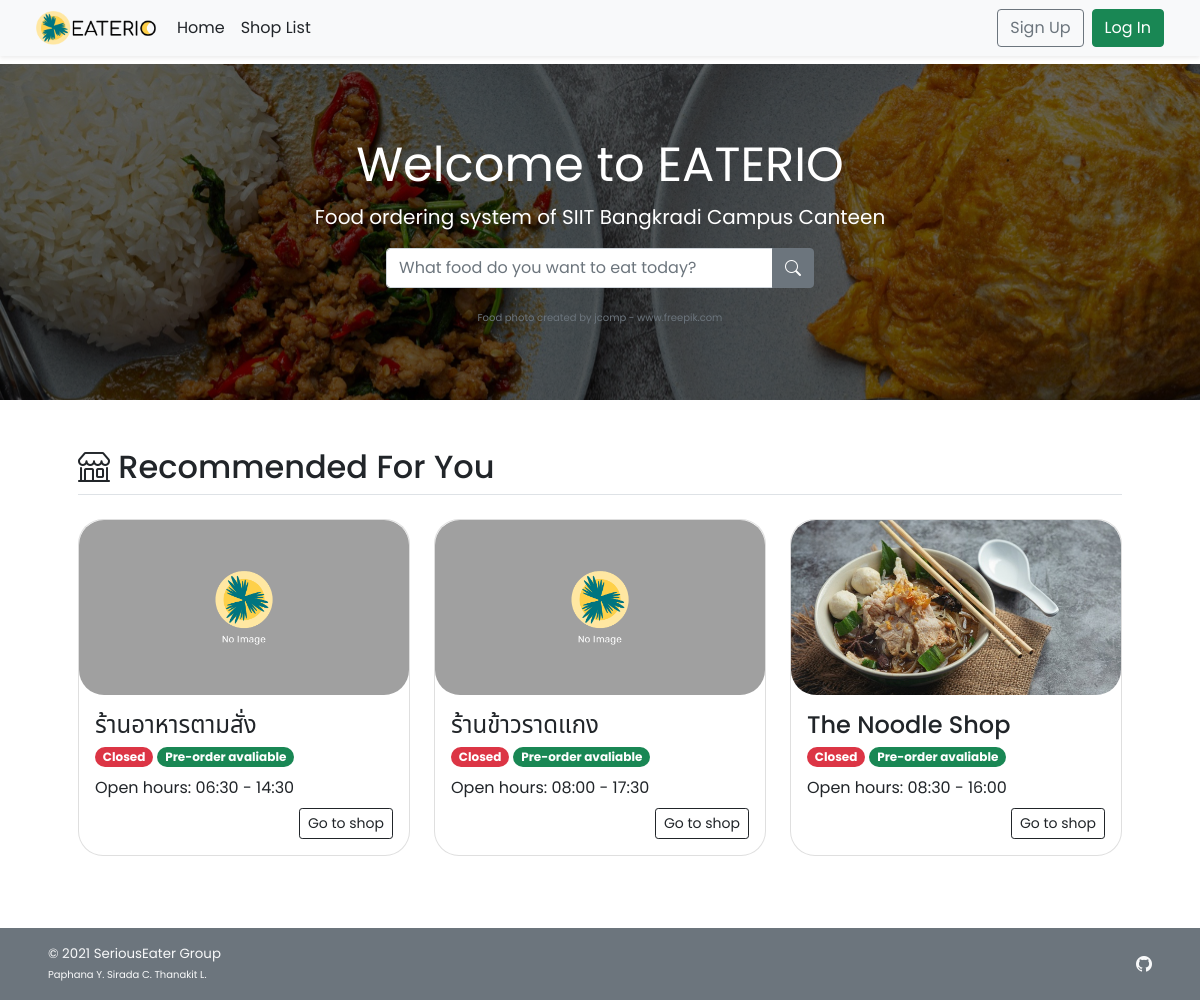
The page / on the database its author committed.
### tables this page shows
CREATE TABLE `shop` (
  `s_id` int(11) NOT NULL,
  `s_username` varchar(45) NOT NULL,
  `s_pwd` varchar(45) NOT NULL,
  `s_name` varchar(100) NOT NULL,
  `s_location` varchar(100) NOT NULL,
  `s_openhour` time NOT NULL,
  `s_closehour` time NOT NULL,
  `s_status` tinyint(4) NOT NULL DEFAULT 1 COMMENT 'Shop ready for taking an order or not (True for open, False for close)',
  `s_preorderStatus` tinyint(4) NOT NULL DEFAULT 1 COMMENT 'Shop is ready for tomorrow pre-order or not',
  `s_email` varchar(100) NOT NULL,
  `s_phoneno` varchar(45) NOT NULL,
  `s_pic` text DEFAULT NULL
);

### index.php (the view, shortened to what this page needs)
<!DOCTYPE html>
<html lang="en">
<head>
    <?php session_start(); include("conn_db.php"); include('head.php');?>
    <link href="css/main.css" rel="stylesheet">
</head>
<body class="d-flex flex-column h-100">
    <?php include('nav_header.php')?>
    <div class="position-relative d-flex overflow-hidden text-center text-white promo-banner-bg py-3">
        <div class="p-lg-2 mx-auto my-5">
            <h1 class="display-5 fw-normal">Welcome to EATERIO</h1>
            <p class="lead fw-normal">Food ordering system of SIIT Bangkradi Campus Canteen</p>
            <div name="search-box" class="d-flex justify-content-center">
                <form class="fw-normal w-75" method="GET" action="#">
                    <div class="input-group mb-3">
                        <input type="text" class="form-control" name="search-q"
                            placeholder="What food do you want to eat today?">
                        <button class="btn btn-secondary" type="submit" id="search-bt"><i
                                class="bi bi-search"></i></button>
                    </div>
                </form>
            </div>
            <span class="xsmall-font text-muted">Food photo created by jcomp - www.freepik.com</span>
        </div>
    </div>
    <div class="container p-5" id="recommended-shop">
        <h2 class="border-bottom pb-2"><i class="bi bi-shop align-top"></i> Recommended For You</h2>
        <div class="row row-cols-1 row-cols-lg-3 align-items-stretch g-4 py-3">
        <?php
            $query = "SELECT s_id,s_name,s_openhour,s_closehour,s_status,s_preorderstatus,s_pic FROM shop
            WHERE s_status = 1 OR s_preorderstatus = 1";
            $result = $mysqli -> query($query);
            while($row = $result -> fetch_array()){
        ?>
            <div class="col">
                <a href="<?php echo "shop_menu.php?s_id=".$row["s_id"]?>" class="text-decoration-none text-dark">
                    <div class="card rounded-25">
                        <img
                        <?php
                            if(is_null($row["s_pic"])){echo "src='img/default.png'";}
                            else{echo "src=\"img/{$row['s_pic']}\"";}
                        ?>
                        style="width:100%; height:175px; object-fit:cover;"
                        class="card-img-top rounded-25 img-fluid" alt="<?php echo $row["s_name"]?>">
                        <div class="card-body">
                            <h4 name="shop-name" class="card-title"><?php echo $row["s_name"]?></h4>
                            <p class="card-subtitle">
                                <?php
                                    $now = date('H:i:s');
                                    if((($now < $row["s_openhour"])||($now > $row["s_closehour"]))||($row["s_status"]==0)){
                                ?>
                                <span class="badge rounded-pill bg-danger">Closed</span>
                                <?php }else{ ?>
                                <span class="badge rounded-pill bg-success">Open</span>
                                <?php }
                                    if($row["s_preorderstatus"]==1){
                                ?>
                                <span class="badge rounded-pill bg-success">Pre-order avaliable</span>
                                <?php }else{ ?>
                                <span class="badge rounded-pill bg-danger">Pre-order Unavaliable</span>
                                <?php } ?>
                            </p>
                            <?php
                                $open = explode(":",$row["s_openhour"]);
                                $close = explode(":",$row["s_closehour"]);
                            ?>
                            <p class="card-text my-2">Open hours: <?php echo $open[0].":".$open[1]." - ".$close[0].":".$close[1];?></p>
                            <div class="text-end">
                                <a href="<?php echo "shop_menu.php?s_id=".$row["s_id"]?>" class="btn btn-sm btn-outline-dark">Go to shop</a>
                            </div>
                        </div>
                    </div>
                </a>
            </div>
        <?php }
        ?>
        </div>
    </div>
    <footer
        class="footer d-flex flex-wrap justify-content-between align-items-center px-5 py-3 mt-2 bg-secondary text-light">
        <span class="smaller-font">&copy; 2021 SeriousEater Group<br /><span class="xsmall-font">Paphana Y. Sirada C.
                Thanakit L.</span></span>
        <ul class="nav justify-content-end list-unstyled d-flex">
            <li class="ms-3"><a class="text-light" target="_blank" href="https://github.com/waterthatfrozen/EATERIO"><i
                        class="bi bi-github"></i></a></li>
        </ul>
    </footer>
</body>
</html>

### css/main.css (style rules this page uses)
body { height: 100%; padding-top: 4rem; margin-bottom: -50px; font-family: 'Poppins', 'Noto Sans Thai', sans-serif; }
a { cursor: pointer; }
.bi { vertical-align: -.125em; fill: currentColor; }
.text-white { color: white; }
.smaller-font { font-size: smaller; }
.xsmall-font { font-size: x-small; }
.promo-banner-bg { background: #686868 url('../img/home-banner-2.jpg') center; background-position: top; background-size: auto; background-position-x: center; background-clip: padding-box; background-blend-mode: multiply; }
.rounded-25 { border-radius: 25px; }

### head.php (style rules this page uses)
body { font-family: 'Noto Sans Thai', sans-serif; font-family: 'Poppins', sans-serif; }

### rows shown on the page
shop: s_name "ร้านอาหารตามสั่ง", shows "Closed", s_preorderStatus "Pre-order avaliable", s_openhour "06", s_openhour "30", s_closehour "14", s_closehour "30"
shop: s_name "ร้านข้าวราดแกง", shows "Closed", s_preorderStatus "Pre-order avaliable", s_openhour "08", s_openhour "00", s_closehour "17", s_closehour "30"
shop: s_pic (picture), s_name "The Noodle Shop", shows "Closed", s_preorderStatus "Pre-order avaliable", s_openhour "08", s_openhour "30", s_closehour "16", s_closehour "00"
